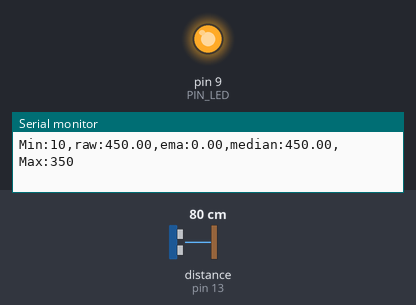
A sketch run on a simulated Arduino Uno, built with avr-gcc and run on an emulated ATmega328P. Shown: output pins drawn as LEDs (lit = HIGH), the last lines printed to the serial monitor. Wiring (inferred from the names in the program): ultrasonic range finder: trigger pin 12; echo pin 13. The inputs (shaded band) are chosen by the test bench; at power-on: distance to the obstacle (sensor on pin 13) 80 cm. The echo pulse lasts 58.3 µs per cm; pins used as bus, display or sensor lines are not drawn.

Above: at 1.2 s.
1.3 s: distance to the obstacle (sensor on pin 13) set to 35 cm
4.3 s: distance to the obstacle (sensor on pin 13) set to 2 cm
At 5.5 s:
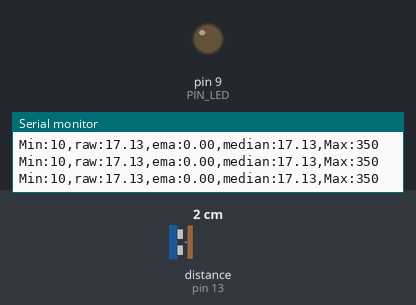
5.8 s: distance to the obstacle (sensor on pin 13) set to 60 cm
At 6.8 s:
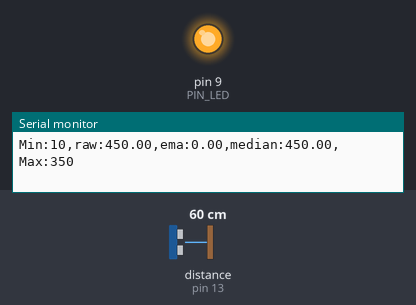
7.3 s: distance to the obstacle (sensor on pin 13) set to 4 cm
At 7.8 s:
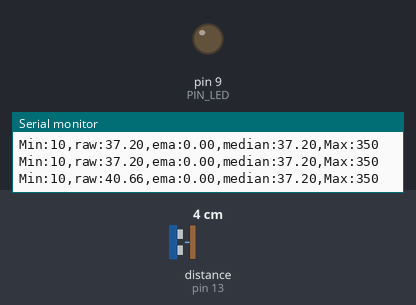
Timing chart, 0 to 9.8 s (numbered marks = the images above; inputs shaded):
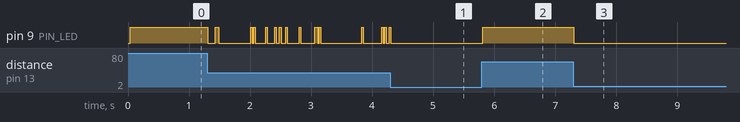

The sketch:

09_achievement_1.ino
```cpp
// Arduino pin assignment
#define PIN_LED  9
#define PIN_TRIG 12
#define PIN_ECHO 13

// configurable parameters
#define SND_VEL 346.0     // sound velocity at 24 celsius degree (unit: m/sec)
#define INTERVAL 25       // sampling interval (unit: msec)
#define PULSE_DURATION 10 // ultra-sound Pulse Duration (unit: usec)
#define _DIST_MIN 10     // minimum distance to be measured (unit: mm)
#define _DIST_MAX 350     // maximum distance to be measured (unit: mm)

#define TIMEOUT ((INTERVAL / 2) * 1000.0) // maximum echo waiting time (unit: usec)
#define SCALE (0.001 * 0.5 * SND_VEL)     // coefficent to convert duration to distance

#define _EMA_ALPHA 0.5    // EMA weight of new sample (range: 0 to 1)
                          // Setting EMA to 1 effectively disables EMA filter.

#define N 30               // amount of last samples

// global variables
unsigned long last_sampling_time;   // unit: msec
float dist_ema = 0.0;                     // EMA distance

float dist_samples[N];              // array of samples
int sample_count = 0;

void setup() {
  // initialize GPIO pins
  pinMode(PIN_LED,OUTPUT);
  pinMode(PIN_TRIG,OUTPUT);
  pinMode(PIN_ECHO,INPUT);
  digitalWrite(PIN_TRIG, LOW);

  // initialize serial port
  Serial.begin(57600);
}

void loop() {
  float dist_raw, median;
  bool measurement_valid;

  // wait until next sampling time.
  // millis() returns the number of milliseconds since the program started.
  // will overflow after 50 days.
  if (millis() < last_sampling_time + INTERVAL)
    return;

  // get a distance reading from the USS
  dist_raw = USS_measure(PIN_TRIG,PIN_ECHO);


  addSample(dist_raw);

  median = getMedian();


  // output the distance to the serial port
  Serial.print("Min:");   Serial.print(_DIST_MIN);
  Serial.print(",raw:"); Serial.print(min(dist_raw, _DIST_MAX + 100));
  Serial.print(",ema:");  Serial.print(min(dist_ema, _DIST_MAX + 100));
  Serial.print(",median:");  Serial.print(min(median, _DIST_MAX + 100));
  Serial.print(",Max:");  Serial.print(_DIST_MAX);
  Serial.println("");

  // do something here
  if ((dist_raw < _DIST_MIN) || (dist_raw > _DIST_MAX))
    digitalWrite(PIN_LED, 1);       // LED OFF
  else
    digitalWrite(PIN_LED, 0);       // LED ON

  // update last sampling time
  last_sampling_time += INTERVAL;
}

// get a distance reading from USS. return value is in millimeter.
float USS_measure(int TRIG, int ECHO)
{
  digitalWrite(TRIG, HIGH);
  delayMicroseconds(PULSE_DURATION);
  digitalWrite(TRIG, LOW);

  return pulseIn(ECHO, HIGH, TIMEOUT) * SCALE; // unit: mm
}

// Add valid sample
void addSample(float value)
{
  // Array is not full
  if (sample_count < N) {

    dist_samples[sample_count] = value;
    sample_count++;

  }

  // Array is full
  else {

    // Shift all values to the left
    for (int i = 0; i < N - 1; i++) {
      dist_samples[i] = dist_samples[i + 1];
    }

    // Add the newest value at the end
    dist_samples[N - 1] = value;
  }
}


// Calculate median
float getMedian()
{
  if (sample_count == 0)
    return 0.0;

  // Copy samples so that original order is preserved
  float temp[N];

  for (int i = 0; i < sample_count; i++) {
    temp[i] = dist_samples[i];
  }

  // Bubble sort
  for (int i = 0; i < sample_count - 1; i++) {

    for (int j = 0; j < sample_count - 1 - i; j++) {

      if (temp[j] > temp[j + 1]) {

        float t = temp[j];
        temp[j] = temp[j + 1];
        temp[j + 1] = t;
      }
    }
  }

  // Odd number of samples
  if (sample_count % 2 == 1) {
    return temp[sample_count / 2];
  }

  // Even number of samples
  else {
    return (temp[sample_count / 2 - 1]
          + temp[sample_count / 2]) / 2.0;
  }
}
```

Measured:
- after the input at 4.3 s, pin 9 (PIN_LED): goes on until 4.3 s, then stays LOW
- after the input at 5.8 s, pin 9 (PIN_LED): LOW → HIGH at once
- after the input at 7.3 s, pin 9 (PIN_LED): HIGH → LOW at once
